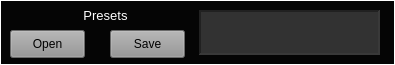
  <widget class="CustomFrame" name="frame_MSOsynth_Presetes">
   <property name="geometry">
    <rect>
     <x>5</x>
     <y>365</y>
     <width>395</width>
     <height>65</height>
    </rect>
   </property>
   <property name="styleSheet">
    <string notr="true">color: rgb(255, 255, 255);
background-color: rgb(5, 5, 5);</string>
   </property>
   <property name="frameShape">
    <enum>QFrame::Panel</enum>
   </property>
   <property name="frameShadow">
    <enum>QFrame::Plain</enum>
   </property>
   <property name="midLineWidth">
    <number>1</number>
   </property>
   <widget class="CustomButton" name="pushButton_MSOsynth_PresetSave">
    <property name="geometry">
     <rect>
      <x>110</x>
      <y>30</y>
      <width>75</width>
      <height>28</height>
     </rect>
    </property>
    <property name="styleSheet">
     <string notr="true">background-color: rgb(148, 148, 148);
color: rgb(0, 0, 0);</string>
    </property>
    <property name="text">
     <string>Save</string>
    </property>
   </widget>
   <widget class="CustomButton" name="pushButton_MSOsynth_PresetOpen">
    <property name="geometry">
     <rect>
      <x>10</x>
      <y>30</y>
      <width>75</width>
      <height>28</height>
     </rect>
    </property>
    <property name="styleSheet">
     <string notr="true">background-color: rgb(148, 148, 148);
color: rgb(0, 0, 0);</string>
    </property>
    <property name="text">
     <string>Open</string>
    </property>
   </widget>
   <widget class="QTextEdit" name="textEdit_MSOsynth_PresetText">
    <property name="geometry">
     <rect>
      <x>199</x>
      <y>10</y>
      <width>181</width>
      <height>45</height>
     </rect>
    </property>
    <property name="focusPolicy">
     <enum>Qt::NoFocus</enum>
    </property>
    <property name="styleSheet">
     <string notr="true">background-color: rgb(50,50,50);</string>
    </property>
    <property name="frameShape">
     <enum>QFrame::Panel</enum>
    </property>
    <property name="lineWidth">
     <number>2</number>
    </property>
    <property name="midLineWidth">
     <number>2</number>
    </property>
    <property name="readOnly">
     <bool>true</bool>
    </property>
   </widget>
   <widget class="QLabel" name="label_7">
    <property name="geometry">
     <rect>
      <x>60</x>
      <y>7</y>
      <width>91</width>
      <height>16</height>
     </rect>
    </property>
    <property name="font">
     <font>
      <pointsize>10</pointsize>
     </font>
    </property>
    <property name="styleSheet">
     <string notr="true">color: rgb(255, 255, 255);</string>
    </property>
    <property name="text">
     <string>Presets</string>
    </property>
    <property name="alignment">
     <set>Qt::AlignCenter</set>
    </property>
   </widget>
  </widget>
